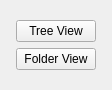
<?xml version="1.0" encoding="UTF-8"?>
<ui version="4.0">
 <class>MainWindow</class>
 <widget class="QMainWindow" name="MainWindow">
  <property name="geometry">
   <rect>
    <x>0</x>
    <y>0</y>
    <width>112</width>
    <height>90</height>
   </rect>
  </property>
  <property name="windowTitle">
   <string>Hack</string>
  </property>
  <widget class="QWidget" name="centralwidget">
   <layout class="QGridLayout" name="gridLayout">
    <item row="1" column="0">
     <spacer name="horizontalSpacer">
      <property name="orientation">
       <enum>Qt::Horizontal</enum>
      </property>
      <property name="sizeHint" stdset="0">
       <size>
        <width>0</width>
        <height>0</height>
       </size>
      </property>
     </spacer>
    </item>
    <item row="1" column="1">
     <layout class="QVBoxLayout" name="verticalLayout">
      <item>
       <widget class="QPushButton" name="treePushButton">
        <property name="text">
         <string>Tree View</string>
        </property>
       </widget>
      </item>
      <item>
       <widget class="QPushButton" name="folderPushButton">
        <property name="text">
         <string>Folder View</string>
        </property>
       </widget>
      </item>
     </layout>
    </item>
    <item row="0" column="1">
     <spacer name="verticalSpacer">
      <property name="orientation">
       <enum>Qt::Vertical</enum>
      </property>
      <property name="sizeHint" stdset="0">
       <size>
        <width>0</width>
        <height>0</height>
       </size>
      </property>
     </spacer>
    </item>
    <item row="2" column="1">
     <spacer name="verticalSpacer_2">
      <property name="orientation">
       <enum>Qt::Vertical</enum>
      </property>
      <property name="sizeHint" stdset="0">
       <size>
        <width>0</width>
        <height>0</height>
       </size>
      </property>
     </spacer>
    </item>
    <item row="1" column="2">
     <spacer name="horizontalSpacer_2">
      <property name="orientation">
       <enum>Qt::Horizontal</enum>
      </property>
      <property name="sizeHint" stdset="0">
       <size>
        <width>0</width>
        <height>0</height>
       </size>
      </property>
     </spacer>
    </item>
   </layout>
  </widget>
 </widget>
 <resources/>
 <connections/>
</ui>
